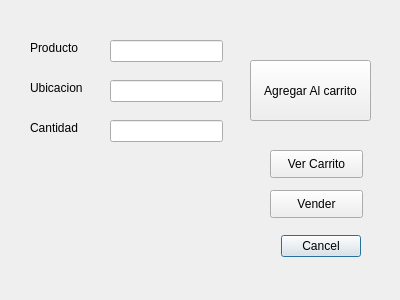
<?xml version="1.0" encoding="UTF-8"?>
<ui version="4.0">
 <class>Dialog</class>
 <widget class="QDialog" name="Dialog">
  <property name="geometry">
   <rect>
    <x>0</x>
    <y>0</y>
    <width>400</width>
    <height>300</height>
   </rect>
  </property>
  <property name="windowTitle">
   <string>Dialog</string>
  </property>
  <widget class="QDialogButtonBox" name="buttonBox">
   <property name="geometry">
    <rect>
     <x>20</x>
     <y>230</y>
     <width>341</width>
     <height>32</height>
    </rect>
   </property>
   <property name="orientation">
    <enum>Qt::Horizontal</enum>
   </property>
   <property name="standardButtons">
    <set>QDialogButtonBox::Cancel</set>
   </property>
  </widget>
  <widget class="QLabel" name="label">
   <property name="geometry">
    <rect>
     <x>30</x>
     <y>40</y>
     <width>55</width>
     <height>16</height>
    </rect>
   </property>
   <property name="text">
    <string>Producto</string>
   </property>
  </widget>
  <widget class="QLineEdit" name="lineEdit">
   <property name="geometry">
    <rect>
     <x>110</x>
     <y>40</y>
     <width>113</width>
     <height>22</height>
    </rect>
   </property>
  </widget>
  <widget class="QLabel" name="label_2">
   <property name="geometry">
    <rect>
     <x>30</x>
     <y>80</y>
     <width>55</width>
     <height>16</height>
    </rect>
   </property>
   <property name="text">
    <string>Ubicacion</string>
   </property>
  </widget>
  <widget class="QLineEdit" name="lineEdit_2">
   <property name="geometry">
    <rect>
     <x>110</x>
     <y>80</y>
     <width>113</width>
     <height>22</height>
    </rect>
   </property>
  </widget>
  <widget class="QLabel" name="label_3">
   <property name="geometry">
    <rect>
     <x>30</x>
     <y>120</y>
     <width>55</width>
     <height>16</height>
    </rect>
   </property>
   <property name="text">
    <string>Cantidad</string>
   </property>
  </widget>
  <widget class="QLineEdit" name="lineEdit_3">
   <property name="geometry">
    <rect>
     <x>110</x>
     <y>120</y>
     <width>113</width>
     <height>22</height>
    </rect>
   </property>
  </widget>
  <widget class="QPushButton" name="pushButton">
   <property name="geometry">
    <rect>
     <x>270</x>
     <y>150</y>
     <width>93</width>
     <height>28</height>
    </rect>
   </property>
   <property name="text">
    <string>Ver Carrito</string>
   </property>
  </widget>
  <widget class="QPushButton" name="pushButton_2">
   <property name="geometry">
    <rect>
     <x>250</x>
     <y>60</y>
     <width>121</width>
     <height>61</height>
    </rect>
   </property>
   <property name="text">
    <string>Agregar Al carrito</string>
   </property>
  </widget>
  <widget class="QPushButton" name="pushButton_3">
   <property name="geometry">
    <rect>
     <x>270</x>
     <y>190</y>
     <width>93</width>
     <height>28</height>
    </rect>
   </property>
   <property name="text">
    <string>Vender</string>
   </property>
  </widget>
 </widget>
 <resources/>
 <connections>
  <connection>
   <sender>buttonBox</sender>
   <signal>accepted()</signal>
   <receiver>Dialog</receiver>
   <slot>accept()</slot>
   <hints>
    <hint type="sourcelabel">
     <x>248</x>
     <y>254</y>
    </hint>
    <hint type="destinationlabel">
     <x>157</x>
     <y>274</y>
    </hint>
   </hints>
  </connection>
  <connection>
   <sender>buttonBox</sender>
   <signal>rejected()</signal>
   <receiver>Dialog</receiver>
   <slot>reject()</slot>
   <hints>
    <hint type="sourcelabel">
     <x>316</x>
     <y>260</y>
    </hint>
    <hint type="destinationlabel">
     <x>286</x>
     <y>274</y>
    </hint>
   </hints>
  </connection>
 </connections>
</ui>
